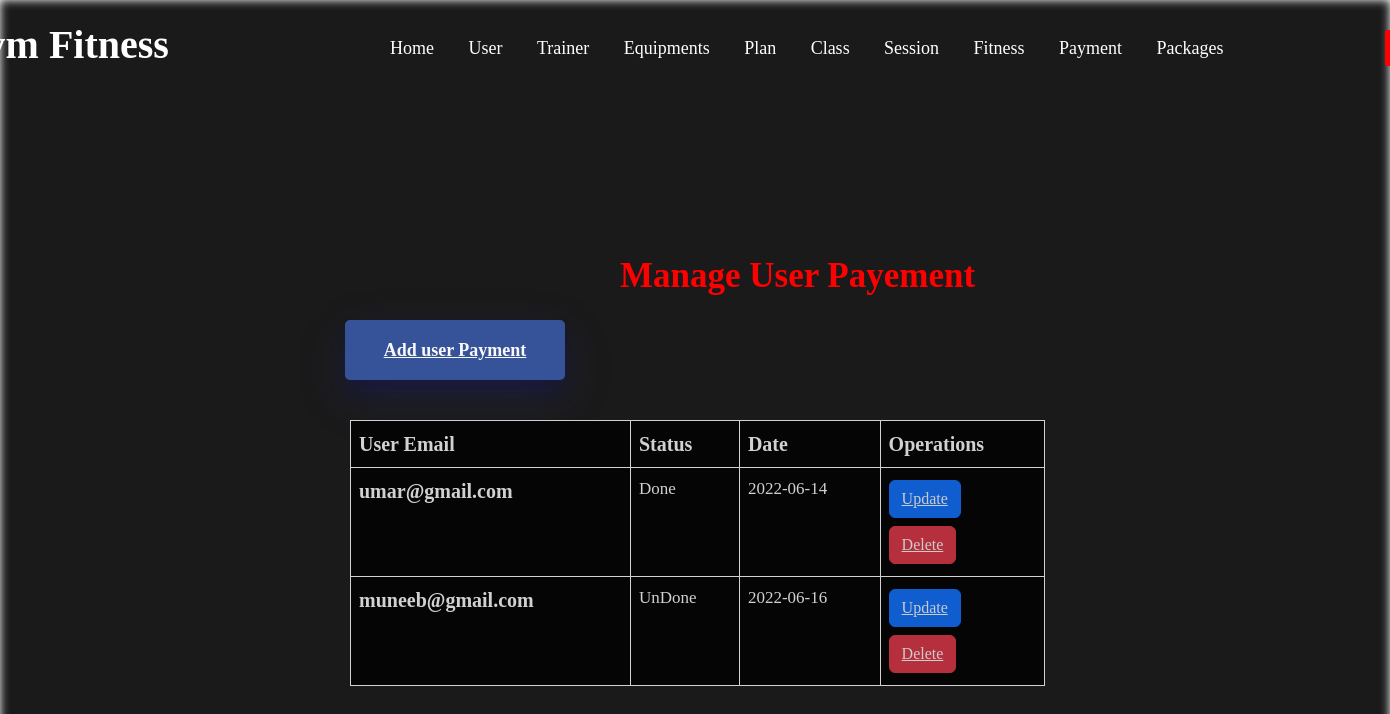
Page /userPaymentData.php on the committed database.
### tables this page shows
CREATE TABLE `userpayment` (
  `userEmail` varchar(50) NOT NULL,
  `status` varchar(30) NOT NULL,
  `date` varchar(30) NOT NULL
);

### userPaymentData.php (the view, shortened to what this page needs)
<?php
include "dbconn.php";
?>
<!doctype html>
<html lang="en">
<head>
    <link rel="stylesheet" href="https://cdnjs.cloudflare.com/ajax/libs/font-awesome/6.1.1/css/all.min.css">
    <link href="https://cdn.jsdelivr.net/npm/bootstrap@5.2.0-beta1/dist/css/bootstrap.min.css" rel="stylesheet">
</head>
<body>
    <div class="contact-form">
        <button class="login"><a href="home.php">Log out</button>
        <li class="A"><a href="adminpanel.php">Home</a></li>
        <h2><i class="fa-solid fa-dumbbell" style="font-size:30px;color:red;"></i> Gym Fitness</h2>
        <li><a href="userData.php">User</a></li>
        <li><a class="active" href="trainerData.php">Trainer</a></li>
        <li><a class="active" href="equipmentData.php">Equipments</a></li>
        <li><a class="active" href="planData.php">Plan</a></li>
        <li><a class="active" href="classData.php">Class</a></li>
        <li><a class="active" href="sessionData.php">Session</a></li>
        <li><a class="active" href="fitnessData.php">Fitness</a></li>
        <li><a class="active" href="paymentData.php">Payment</a></li>
        <li><a class="active" href="packageData.php">Packages</a></li>
    </div>
    <div class="container">
        <label class="titl"> Manage User Payement</label>
        <button type="addUser" class="addUserbtn"><a href="userPaymentDataIn.php" class="text-light">Add user
                Payment</a></button>
        <table class="table" style="width:50%">
            <thead>
                <tr>
                    <th scope="col">User Email</th>
                    <th scope="col">Status</th>
                    <th scope="col">Date</th>
                    <th scope="col">Operations</th>
                </tr>
            </thead>
            <tbody>
                <?php
                $sql = "select * from userpayment";
                $result = mysqli_query($con,$sql);
                if($result){
                    while($row = mysqli_fetch_assoc($result)){
                        $userEmail = $row['userEmail'];
                        $status = $row['status'];
                        $date = $row['date'];
                        echo '<tr>
                        <th scope="row">'.$userEmail.'</th>
                        <td>'.$status.'</td>
                        <td>'.$date.'</td>
                        <td>
                     <button class = "btn btn-primary my-1"><a href="userPaymentDataUpd.php?updname='.$userEmail.'" class = "text-light">Update</a></button><br>
                     <button class = "btn btn-danger my-1"><a href="userPaymentDataDel.php?delname='.$userEmail.'"class = "text-light">Delete</a></button><br>
                 </td>
                    </tr>';
                    }
                }
                ?>
            </tbody>
        </table>
    </div>
</body>
</html>

### userPaymentData.php (style rules this page uses)
* { box-sizing: border-box; }
body { padding: 0; margin: 0; font-family: 'Poppins', sans-serif; }
body:before { content: ''; position: fixed; width: 100vw; height: 100vh; background: black; background-position: center center; background-image: url(pic.jpg); background-repeat: no-repeat; background-attachment: fixed; background-size: cover; opacity: 0.9; -webkit-filter: blur(5px); -moz-filter: blur(1px); }
.contact-form { display: inline-block; position: absolute; top: 10px; left: 50%; transform: translate(-50%, -50%); width: 1520px; height: 45px; padding: 80px 40px; background: transparent; }
.contact-form h2 { position: absolute; font-family: 'poppins', 'san-serif'; margin: 0; padding: 0 0 20px; top: 91px; font-size: 40px; font-weight: bolder; left: -28px; color: #fff; }
label { font-family: 'poppins', 'san-serif'; margin: 0; padding: 0 0 20px; color: white; position: relative; }
.contact-form li { font-family: 'poppins', 'san-serif'; position: relative; font-size: large; top: 25px; left: 400px; display: inline-block; margin: 0 15px; }
.contact-form li a { text-decoration: none; color: #fff; padding: 5px 0; position: relative; }
.contact-form li a::after { content: ''; background: #ff3d00; width: 0; height: 2px; position: absolute; left: 0; transition: width 0.5s; }
.contact-form .login { top: 100px; position: absolute; width: 90px; left: 1450px; height: 36px; font-size: 18px; font-weight: bold; padding: 10px; border: none; background: red; color: WHITE; cursor: pointer; border-radius: 3px; }
table, th, td { padding: 8px; border: 1.23px solid; text-align: middle; }
table { column-width: 10px; position: absolute; top: 420px; left: 350px; opacity: 0.8; border-collapse: collapse; width: 1000px; background: black; }
th { font-family: 'Poppins'; font-size: 20px; background-color: #04AA6D; color: white; }
td { font-family: 'Poppins'; font-size: 17px; background-color: #04AA6D; color: white; }
.container .titl { position: absolute; font-size: 35px; color: red; font-weight: bolder; left: 620px; top: 250px; }
.container .addUserbtn { top: 320px; font-family: 'Poppins'; cursor: pointer; position: absolute; width: 220px; left: 345px; height: 60px; font-weight: bolder; font-size: large; background: #365299; padding: 10px 15px; color: #f5ecec; border-radius: 5px; margin-right: 10px; box-shadow: 0 12px 16px 0 rgba(10, 10, 95, 0.24), 0 17px 50px 0 rgba(73, 75, 199, 0.19); border: none; }

### rows in the picture
userpayment: userEmail "umar@gmail.com", status "Done", date "2022-06-14"
userpayment: userEmail "muneeb@gmail.com", status "UnDone", date "2022-06-16"
